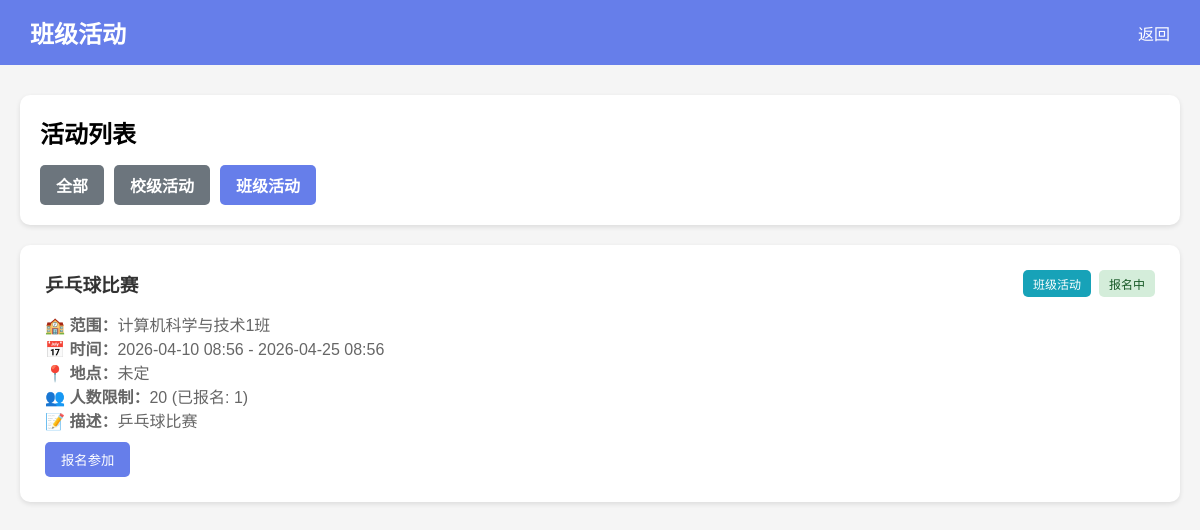
The page /student/activities?type=class (signed in) on the database its author committed.
### models.py (models this page shows, shortened)
class Activity(db.Model):
    __tablename__ = 'activities'
    id = db.Column(db.Integer, primary_key=True)
    class_id = db.Column(db.Integer, db.ForeignKey('classes.id'), nullable=True)
    title = db.Column(db.String(200), nullable=False)
    description = db.Column(db.Text)
    location = db.Column(db.String(200))
    start_time = db.Column(db.DateTime, nullable=False)
    end_time = db.Column(db.DateTime, nullable=False)
    max_participants = db.Column(db.Integer)
    created_by = db.Column(db.Integer, db.ForeignKey('users.id'), nullable=False)
    created_at = db.Column(db.DateTime, default=datetime.utcnow)
    status = db.Column(db.String(20), default='open')
    check_in_enabled = db.Column(db.Boolean, default=False)
    check_in_code = db.Column(db.String(100), nullable=True)
    activity_type = db.Column(db.String(20), default='class')
    registrations = db.relationship('ActivityRegistration', backref='activity', lazy=True)
    check_in_records = db.relationship('CheckInRecord', backref='activity', lazy=True)
    @property
    def activity_type_name(self):
        types = {
            'school': '校级活动',
            'class': '班级活动'
        }
        return types.get(self.activity_type, '未知')
    @property
    def registered_count(self):
        return ActivityRegistration.query.filter_by(activity_id=self.id, status='approved').count()

class Class(db.Model):
    __tablename__ = 'classes'
    id = db.Column(db.Integer, primary_key=True)
    name = db.Column(db.String(100), nullable=False)
    grade = db.Column(db.String(20), nullable=False)
    teacher_id = db.Column(db.Integer, db.ForeignKey('users.id'), nullable=True)
    created_at = db.Column(db.DateTime, default=datetime.utcnow)
    description = db.Column(db.Text)
    teacher = db.relationship('User', backref='managed_class', foreign_keys=[teacher_id])
    students = db.relationship('User', backref='student_class', lazy=True, foreign_keys='User.class_id')
    activities = db.relationship('Activity', backref='activity_class', lazy=True)
    funds = db.relationship('ClassFund', backref='fund_class', lazy=True)

### app.py (the view, shortened to what this page needs)
@app.route('/student/activities')
@login_required
@approved_student_required
def activities():
    activity_type = request.args.get('type', '')
    query = Activity.query.filter_by(status='open')
    if activity_type:
        query = query.filter_by(activity_type=activity_type)
    all_activities = query.order_by(Activity.start_time.asc()).all()
    return render_template('student/activities.html',
                         activities=all_activities,
                         current_type=activity_type)

### app.py (called while the page is built)
@login_manager.user_loader
def load_user(user_id):
    return db.session.get(User, int(user_id))

@app.context_processor
def utility_processor():
    return {
        'now': datetime.now,
        'len': len
    }

### templates/student/activities.html (shortened to what this page needs)
<!DOCTYPE html>
<html lang="zh-CN">
<head>
</head>
<body>
    <div class="navbar">
        <h1>班级活动</h1>
        <div class="nav-links">
            <a href="{{ url_for('student_dashboard') }}">返回</a>
        </div>
    </div>
    <div class="container">
        <div class="filter-bar">
            <h2>活动列表</h2>
            <div class="filter-buttons">
                <a href="{{ url_for('activities') }}" class="filter-btn {{ 'active' if not current_type else '' }}">全部</a>
                <a href="{{ url_for('activities', type='school') }}" class="filter-btn {{ 'active' if current_type == 'school' else '' }}">校级活动</a>
                <a href="{{ url_for('activities', type='class') }}" class="filter-btn {{ 'active' if current_type == 'class' else '' }}">班级活动</a>
            </div>
        </div>
        {% for activity in activities %}
        <div class="activity-card">
            <div class="activity-header">
                <h3>{{ activity.title }}</h3>
                <div style="display: flex; gap: 8px;">
                    <span class="status" style="background: {{ '#ffc107' if activity.activity_type == 'school' else '#17a2b8' }}; color: white;">{{ activity.activity_type_name }}</span>
                    <span class="status status-{{ activity.status }}">
                        {{ '报名中' if activity.status == 'open' else '已结束' }}
                    </span>
                </div>
            </div>
            <div class="info">
                <p><strong>🏫 范围：</strong>{{ '全校活动' if activity.activity_type == 'school' else (activity.activity_class.name if activity.activity_class else '未指定班级') }}</p>
                <p><strong>📅 时间：</strong>{{ activity.start_time.strftime('%Y-%m-%d %H:%M') }} - {{ activity.end_time.strftime('%Y-%m-%d %H:%M') }}</p>
                <p><strong>📍 地点：</strong>{{ activity.location or '未定' }}</p>
                <p><strong>👥 人数限制：</strong>{{ activity.max_participants or '不限' }}{% if activity.max_participants %} (已报名: {{ activity.registered_count }}){% endif %}</p>
                {% if activity.description %}
                <p><strong>📝 描述：</strong>{{ activity.description }}</p>
                {% endif %}
            </div>
            {% if activity.status == 'open' %}
            <form method="POST" action="{{ url_for('register_activity', activity_id=activity.id) }}">
                <button type="submit" class="btn btn-primary">报名参加</button>
            </form>
            {% endif %}
        </div>
        {% else %}
        <div class="activity-card">
            <p style="text-align:center; padding: 40px; color: #999;">暂无活动</p>
        </div>
        {% endfor %}
    </div>
</body>
</html>

### templates/student/activities.html (style rules this page uses)
* { margin: 0; padding: 0; box-sizing: border-box; }
body { font-family: Arial, sans-serif; background: #f5f5f5; }
.navbar { background: #667eea; color: white; padding: 15px 30px; display: flex; justify-content: space-between; align-items: center; }
.navbar h1 { font-size: 24px; }
.nav-links a { color: white; text-decoration: none; margin-left: 20px; }
.container { max-width: 1200px; margin: 30px auto; padding: 0 20px; }
.activity-card { background: white; padding: 25px; border-radius: 10px; box-shadow: 0 2px 5px rgba(0,0,0,0.1); margin-bottom: 20px; }
.activity-header { display: flex; justify-content: space-between; align-items: center; margin-bottom: 15px; }
.activity-header h3 { color: #333; }
.status { padding: 5px 10px; border-radius: 5px; font-size: 12px; }
.status-open { background: #d4edda; color: #155724; }
.info { margin: 10px 0; color: #666; }
.btn { padding: 8px 16px; border: none; border-radius: 5px; cursor: pointer; }
.btn-primary { background: #667eea; color: white; }
.filter-bar { background: white; padding: 20px; border-radius: 10px; margin-bottom: 20px; box-shadow: 0 2px 5px rgba(0,0,0,0.1); }
.filter-bar h2 { margin-bottom: 15px; }
.filter-buttons { display: flex; gap: 10px; flex-wrap: wrap; }
.filter-btn { padding: 8px 16px; border-radius: 5px; text-decoration: none; color: white; font-weight: 600; }
.filter-btn.active { background: #667eea; }
.filter-btn:not(.active) { background: #6c757d; }

### rows shown on the page
Activity: title "乒乓球比赛", activity_type_name "班级活动", status "报名中", activity_type.name "计算机科学与技术1班", start_time "2026-04-10 08:56", end_time "2026-04-25 08:56", location "未定", max_participants "20", registered_count "1", description "乒乓球比赛"
